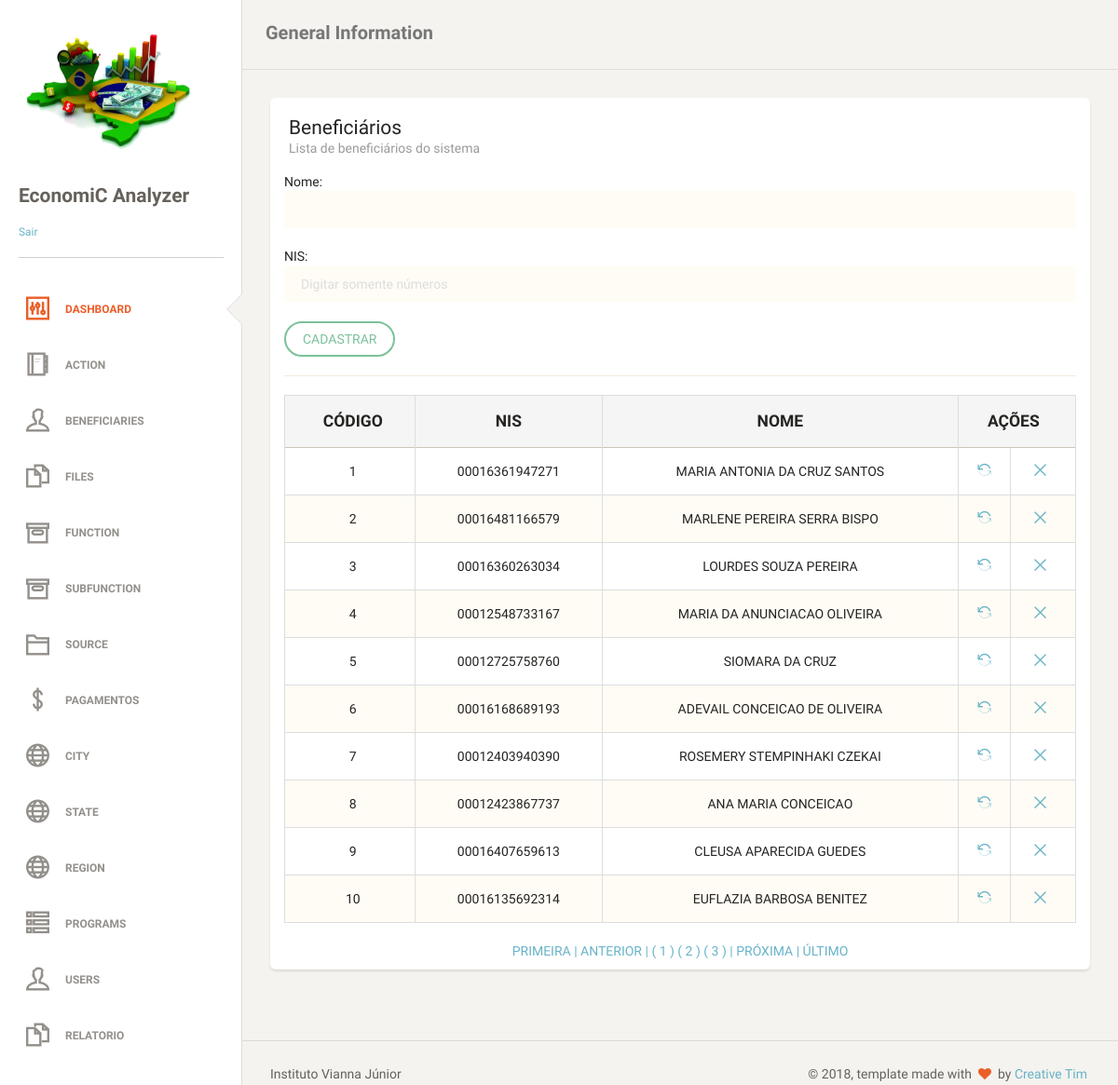
Page /beneficiaries.php (signed in) on the committed database.
### tables this page shows
CREATE TABLE `tb_beneficiaries` (
  `id_beneficiaries` bigint(20) NOT NULL AUTO_INCREMENT,
  `str_nis` varchar(14) NOT NULL,
  `str_name_person` varchar(255) NOT NULL,
  PRIMARY KEY (`id_beneficiaries`)
);

### dao/beneficiariesDAO.php (the view, shortened to what this page needs)
<?php
require_once "classes/beneficiaries.php";
class beneficiariesDAO
{
    public function tabelapaginada()
    {
        global $pdo;
        $endereco = $_SERVER ['PHP_SELF'];
        $pagina_atual = (isset($_GET['page']) && is_numeric($_GET['page'])) ? $_GET['page'] : 1;
        $linha_inicial = ($pagina_atual - 1) * QTDE_REGISTROS;
        $sql = "SELECT id_beneficiaries, str_nis, str_name_person FROM tb_beneficiaries LIMIT {$linha_inicial}, " . QTDE_REGISTROS;
        $statement = $pdo->prepare($sql);
        $statement->execute();
        $dados = $statement->fetchAll(PDO::FETCH_OBJ);
        $sqlContador = "SELECT COUNT(*) AS total_registros FROM tb_beneficiaries";
        $statement = $pdo->prepare($sqlContador);
        $statement->execute();
        $valor = $statement->fetch(PDO::FETCH_OBJ);
        $primeira_pagina = 1;
        $ultima_pagina = ceil($valor->total_registros / QTDE_REGISTROS);
        $pagina_anterior = ($pagina_atual > 1) ? $pagina_atual - 1 : 0;
        $proxima_pagina = ($pagina_atual < $ultima_pagina) ? $pagina_atual + 1 : 0;
        $range_inicial = (($pagina_atual - RANGE_PAGINAS) >= 1) ? $pagina_atual - RANGE_PAGINAS : 1;
        $range_final = (($pagina_atual + RANGE_PAGINAS) <= $ultima_pagina) ? $pagina_atual + RANGE_PAGINAS : $ultima_pagina;
        $exibir_botao_inicio = ($range_inicial < $pagina_atual) ? 'mostrar' : 'esconder';
        $exibir_botao_final = ($range_final > $pagina_atual) ? 'mostrar' : 'esconder';
        if (!empty($dados)):
            echo "
     <table class='table table-striped table-bordered'>
     <thead>
       <tr style='text-transform: uppercase;' class='active'>
        <th style='text-align: center; font-weight: bolder;'>Código</th>
        <th style='text-align: center; font-weight: bolder;'>Nis</th>
        <th style='text-align: center; font-weight: bolder;'>Nome</th>
        <th style='text-align: center; font-weight: bolder;' colspan='2'>Ações</th>
       </tr>
     </thead>
     <tbody>";
            foreach ($dados as $bene):
                echo "<tr>
        <td style='text-align: center'>$bene->id_beneficiaries</td>
        <td style='text-align: center'>$bene->str_nis</td>
        <td style='text-align: center'>$bene->str_name_person</td>
        <td style='text-align: center'><a href='?act=upd&id=$bene->id_beneficiaries' title='Alterar'><i class='ti-reload'></i></a></td>
        <td style='text-align: center'><a href='?act=del&id=$bene->id_beneficiaries' title='Remover'><i class='ti-close'></i></a></td>
       </tr>";
            endforeach;
            echo "
</tbody>
     </table>
     <div class='box-paginacao' style='text-align: center'>
       <a class='box-navegacao  $exibir_botao_inicio' href='$endereco?page=$primeira_pagina' title='Primeira Página'> PRIMEIRA  |</a>
       <a class='box-navegacao  $exibir_botao_inicio' href='$endereco?page=$pagina_anterior' title='Página Anterior'> ANTERIOR  |</a>
";
            for ($i = $range_inicial; $i <= $range_final; $i++):
                $destaque = ($i == $pagina_atual) ? 'destaque' : '';
                echo "<a class='box-numero $destaque' href='$endereco?page=$i'> ( $i ) </a>";
            endfor;
            echo "<a class='box-navegacao $exibir_botao_final' href='$endereco?page=$proxima_pagina' title='Próxima Página'>| PRÓXIMA  </a>
                  <a class='box-navegacao $exibir_botao_final' href='$endereco?page=$ultima_pagina'  title='Última Página'>| ÚLTIMO  </a>
     </div>";
        else:
            echo "<p class='bg-danger'>Nenhum registro foi encontrado!</p>
     ";
        endif;
    }
}

### classes/template.php (shortened to what this page needs)
<?php
class Template
{
    function header()
    {
        echo "<!doctype html>
<html lang='en'>
<head>
	<meta charset='utf-8' />
	<link rel='apple-touch-icon' sizes='76x76' href='assets/img/apple-icon.png'>
	<link rel='icon' type='image/png' sizes='96x96' href='assets/img/favicon.png'>
	<meta http-equiv='X-UA-Compatible' content='IE=edge,chrome=1' />
	<title>EconomiC Analyzer</title>
	<meta content='width=device-width, initial-scale=1.0, maximum-scale=1.0, user-scalable=0' name='viewport' />
    <meta name='viewport' content='width=device-width' />
    <link href='assets/css/bootstrap.min.css' rel='stylesheet' />
    <link href='assets/css/animate.min.css' rel='stylesheet'/>
    <link href='assets/css/paper-dashboard.css' rel='stylesheet'/>
    <link href='http://maxcdn.bootstrapcdn.com/font-awesome/latest/css/font-awesome.min.css' rel='stylesheet'>
<link href='https://fonts.googleapis.com/css?family=Muli:400,300' rel='stylesheet' type='text/css'>
<link href='assets/css/themify-icons.css' rel='stylesheet'>";
echo "
</head>
<body>";
    }
    function footer()
    {
        echo " <footer class=\"footer\">
            <div class=\"container-fluid\">
                <nav class=\"pull-left\">
                    <ul>
                        <li>
                            <a href=\"http://www.viannajr.edu.br\" target='_blank'>
                                Instituto Vianna Júnior
                            </a>
                        </li>
                    </ul>
                </nav>
                <div class=\"copyright pull-right\">
                    &copy; <script>document.write(new Date().getFullYear())</script>, template made with <i class=\"fa fa-heart heart\"></i> by <a href=\"http://www.creative-tim.com\" target='_blank'>Creative Tim</a>
                </div>
            </div>
        </footer>
    </div>
</div>
</body>
    <script src=\"assets/js/jquery-1.10.2.js\" type=\"text/javascript\"></script>
	<script src=\"assets/js/bootstrap.min.js\" type=\"text/javascript\"></script>
	<script src=\"assets/js/bootstrap-checkbox-radio.js\"></script>
</html>";
    }
    function sidebar()
    {
        echo "<div class=\"wrapper\">
        <div class=\"sidebar\" data-background-color=\"white\" data-active-color=\"danger\">
        <div class=\"sidebar-wrapper\">
            <div class=\"logo\">
                <a href='index.php'><img src=\"assets/img/logo.png\" height=\"150\" width=\"200\"></a>
                <h4>EconomiC Analyzer</h4>
                <small><a href=\"sair.php\">
                    Sair
                </a></small>
        </div>
            <ul class=\"nav\">
                <li class=\"active\">
                    <a href=\"dashboard.php\">
                        <i class=\"ti-panel\"></i>
                        <p>Dashboard</p>
                    </a>
                </li>
                <li>
                    <a href='action.php'>
                        <i class=\"ti-agenda\"></i>
                        <p>Action</p>
                    </a>
                </li>
                <li>
                    <a href='beneficiaries.php'>
                        <i class=\"ti-user\"></i>
                        <p>Beneficiaries</p>
                    </a>
                </li>
                <li>
                    <a href='files.php'>
                        <i class=\"ti-files\"></i>
                        <p>Files</p>
                    </a>
                </li>
                <li>
                    <a href='functions.php'>
                        <i class=\"ti-archive\"></i>
                        <p>Function</p>
                    </a>
                </li>
                <li>
                    <a href='subfunctions.php'>
                        <i class=\"ti-archive\"></i>
                        <p>Subfunction</p>
                    </a>
                </li>
                <li>
                    <a href='source.php'>
                        <i class=\"ti-folder\"></i>
                        <p>Source</p>
                    </a>
                </li>
                <li>
                    <a href='payments.php'>
                        <i class=\"ti-money\"></i>
                        <p>Pagamentos</p>
                    </a>
                </li>
                <li>
                    <a href='city.php'>
                        <i class=\"ti-world\"></i>
                        <p>City</p>
                    </a>
                </li>
                <li>
                    <a href='state.php'>
                        <i class=\"ti-world\"></i>
                        <p>State</p>
                    </a>
                </li>
                <li>
                    <a href='region.php'>
                        <i class=\"ti-world\"></i>
                        <p>Region</p>
                    </a>
                </li>
                <li>
                    <a href='programs.php'>
                        <i class=\"ti-view-list-alt\"></i>
                        <p>Programs</p>
                    </a>
                </li>
                <li>
                    <a href='users.php'>
                        <i class=\"ti-user\"></i>
                        <p>Users</p>
                    </a>
                </li>
                <li>
                    <a href='relatorioGeral.php'>
                        <i class=\"ti-files\"></i>
                        <p>Relatorio</p>
                    </a>
                </li>
            </ul>
        </div>
    </div>";
    }
    function mainpanel()
    {
        echo "<div class=\"main-panel\">
        <nav class=\"navbar navbar-default\">
            <div class=\"container-fluid\">
                <div class=\"navbar-header\">
                    <button type=\"button\" class=\"navbar-toggle\">
                        <span class=\"sr-only\">Toggle navigation</span>
                        <span class=\"icon-bar bar1\"></span>
                        <span class=\"icon-bar bar2\"></span>
                        <span class=\"icon-bar bar3\"></span>
                    </button>
                    <a class=\"navbar-brand\" href=\"#\">General Information</a>
                </div>
                <div class=\"collapse navbar-collapse\">
                    <ul class=\"nav navbar-nav navbar-right\">
                        <!--li>
                            <a href=\"#\" class=\"dropdown-toggle\" data-toggle=\"dropdown\">
                                <i class=\"ti-panel\"></i>
                                <p>Stats</p>
                            </a>
                        </li>
                        <li class=\"dropdown\">
                            <a href=\"#\" class=\"dropdown-toggle\" data-toggle=\"dropdown\">
                                <i class=\"ti-bell\"></i>
                                <p class=\"notification\">5</p>
                                <p>Notifications</p>
                                <b class=\"caret\"></b>
                            </a>
                            <ul class=\"dropdown-menu\">
                                <li><a href=\"#\">Notification 1</a></li>
                                <li><a href=\"#\">Notification 2</a></li>
                                <li><a href=\"#\">Notification 3</a></li>
                                <li><a href=\"#\">Notification 4</a></li>
                                <li><a href=\"#\">Another notification</a></li>
                            </ul>
                        </li>
                        <li>
                            <a href=\"#\">
                                <i class=\"ti-settings\"></i>
                                <p>Settings</p>
                            </a>
                        </li-->
                    </ul>
                </div>
            </div>
        </nav>";
    }
}

### beneficiaries.php (shortened to what this page needs)
<?php
require_once "classes/template.php";
require_once "dao/beneficiariesDAO.php";
$object = new beneficiariesDAO();
$template = new Template();
$template->header();
$template->sidebar();
$template->mainpanel();
if ($_SERVER['REQUEST_METHOD'] == 'POST') {
    $id = (isset($_POST["id"]) && $_POST["id"] != null) ? $_POST["id"] : "";
    $str_nis = (isset($_POST["str_nis"]) && $_POST["str_nis"] != null) ? $_POST["str_nis"] : "";
    $str_name_person = (isset($_POST["str_name_person"]) && $_POST["str_name_person"] != null) ? $_POST["str_name_person"] : "";
} else if (!isset($id)) {
    $str_nis = NULL;
    $str_name_person = NULL;
}
?>
<div class='content' xmlns="http://www.w3.org/1999/html">
    <div class='container-fluid'>
        <div class='row'>
            <div class='col-md-12'>
                <div class='card'>
                    <div class='header'>
                        <h4 class='title'>Beneficiários</h4>
                        <p class='category'>Lista de beneficiários do sistema</p>
                    </div>
                    <div class='content table-responsive'>
                        <form action="?act=save&id=" method="POST" name="form1">
                            Nome:
                            <input class="form-control" type="text" name="str_name_person" value="<?php
                            echo (isset($str_name_person) && ($str_name_person != null || $str_name_person != "")) ? $str_name_person : '';
                            ?>"/>
                            <br/>
                            NIS:
                            <input class="form-control" type="text" maxlength="11" name="str_nis" placeholder="Digitar somente números" value="<?php
                            echo (isset($str_nis) && ($str_nis != null || $str_nis != "")) ? $str_nis : '';
                            ?>"/>
                            <br/>
                            <input class="btn btn-success" type="submit" value="CADASTRAR">
                            <hr>
                        </form>
                        <?php
                        $object->tabelapaginada();
                        ?>
                    </div>
                </div>
            </div>
        </div>
    </div>
</div>
<?php
$template->footer();
?>

### rows in the picture
tb_beneficiaries: id_beneficiaries "1", str_nis "00016361947271", str_name_person "MARIA ANTONIA DA CRUZ SANTOS"
tb_beneficiaries: id_beneficiaries "2", str_nis "00016481166579", str_name_person "MARLENE PEREIRA SERRA BISPO"
tb_beneficiaries: id_beneficiaries "3", str_nis "00016360263034", str_name_person "LOURDES SOUZA PEREIRA"
tb_beneficiaries: id_beneficiaries "4", str_nis "00012548733167", str_name_person "MARIA DA ANUNCIACAO OLIVEIRA"
tb_beneficiaries: id_beneficiaries "5", str_nis "00012725758760", str_name_person "SIOMARA DA CRUZ"
tb_beneficiaries: id_beneficiaries "6", str_nis "00016168689193", str_name_person "ADEVAIL CONCEICAO DE OLIVEIRA"
tb_beneficiaries: id_beneficiaries "7", str_nis "00012403940390", str_name_person "ROSEMERY STEMPINHAKI CZEKAI"
tb_beneficiaries: id_beneficiaries "8", str_nis "00012423867737", str_name_person "ANA MARIA CONCEICAO"
tb_beneficiaries: id_beneficiaries "9", str_nis "00016407659613", str_name_person "CLEUSA APARECIDA GUEDES"
tb_beneficiaries: id_beneficiaries "10", str_nis "00016135692314", str_name_person "EUFLAZIA BARBOSA BENITEZ"
